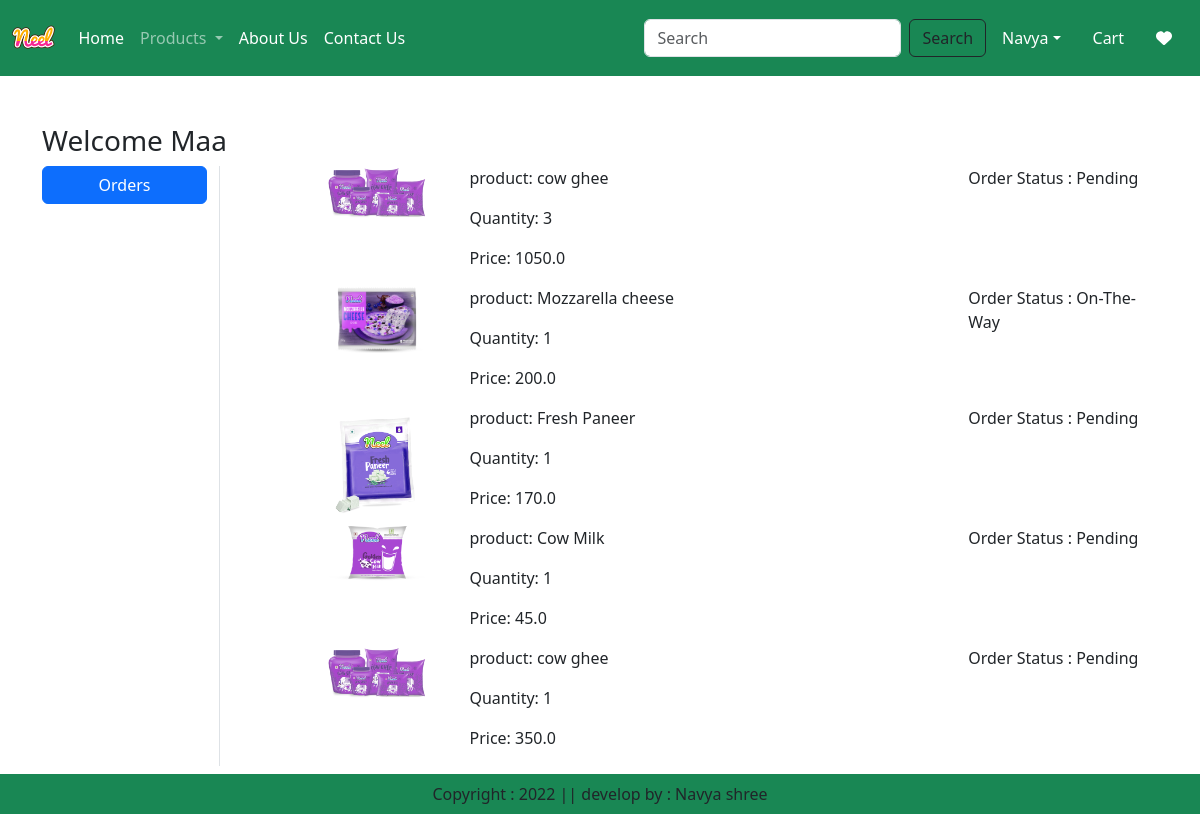
/orders/ (signed in), run on the app's committed database.
### app/models.py (models this page shows, shortened)
class OrderPlaced(models.Model):
    user = models.ForeignKey(User, on_delete=models.CASCADE)
    customer=models.ForeignKey(Customer,on_delete=models.CASCADE)
    product=models.ForeignKey(Product,on_delete=models.CASCADE)
    quantity=models.PositiveIntegerField(default=1)
    ordered_date=models.DateTimeField(auto_now_add=True)
    status=models.CharField(max_length=50,choices=STATUS_CHOICES,default='Pending')
    payment=models.ForeignKey(Payment,on_delete=models.CASCADE,default="")
    @property
    def total_cost(self):
        return self.quantity * self.product.discounted_price

class Product(models.Model):
    title=models.CharField(max_length=100)
    selling_price=models.FloatField()
    discounted_price=models.FloatField()
    description=models.TextField()
    composition=models.TextField(default='')
    prodapp=models.TextField(default='')
    category=models.CharField(choices=CATEGORY_CHOICES, max_length=2)
    product_images=models.ImageField(upload_to='product')

### app/views.py (the view)
# urls.py: path('orders/',views.orders,name='orders'),
@login_required
def orders(request):
    totalitem = 0
    wishitem=0
    if request.user.is_authenticated:
        totalitem = len(Cart.objects.filter(user=request.user))
        wishitem = len(Wishlist.objects.filter(user=request.user))
    order_placed=OrderPlaced.objects.filter(user=request.user)
    return render(request, 'app/orders.html',locals())

### app/templates/app/orders.html (shortened to what this page needs)
{% extends 'app/base.html' %}
{% load static %}
{% block main-content %}
<div class="container my-5">
    <div class="row">
        <h3>Welcome <span class="text-capitalize">{{request.user}}</span></h3>
        <div class="col-sm-2 border-end">
            <ul class="list-unstyled">
                <li class="d-grid"><a href="{% url 'orders' %}" class="btn btn-primary">Orders</a></li>
            </ul>
        </div>
        <div class="col-sm-9 offset-sm-1">
            {% for op in order_placed %}
            <div class="row">
                <div class="col-sm-2">
                    <img src="{{op.product.product_images.url}}" class="img-fluid"  height="100" width="100"/>
                </div>
                <div class="col-sm-7">
                    <p>product: {{op.product.title}}</p>
                    <p>Quantity: {{op.quantity}}</p>
                    <p>Price: {{op.total_cost}}</p>
                </div>
                <div class="col-sm-3">
                    <p>Order Status : {{op.status}}</p>
                </div>
           </div>
           {% endfor %}
        </div>
    </div>
</div>
{% endblock main-content %}

### app/templates/app/base.html (shortened to what this page needs)
<!DOCTYPE html>
{% load static %}
<html lang="en">
<head>
    <link href="https://cdn.jsdelivr.net/npm/bootstrap@5.3.3/dist/css/bootstrap.min.css" rel="stylesheet">
    <link rel="stylesheet" href="{% static 'app/css/owl.carousel.min.css' %}" />
    <link rel="stylesheet" href="{% static 'app/css/all.min.css' %}" />
    <link rel="stylesheet" href="{% static 'app/css/style.css' %}" />
</head>
<body>
    <nav class="navbar navbar-expand-lg navbar-dark bg-success">
        <div class="container-fluid">
          <a class="navbar-brand" href="#">
            <img src="{% static 'app/images/Neel.png' %}" alt="no image" weidth="70" height="50">
          </a>
          <div class="collapse navbar-collapse" id="navbarSupportedContent">
            <ul class="navbar-nav me-auto mb-2 mb-lg-0">
              {% if request.user.is_authenticated %}
              <li class="nav-item">
                <a class="nav-link active" aria-current="page" href="/">Home</a>
              </li>
              <li class="nav-item dropdown">
                <a class="nav-link dropdown-toggle" href="#" role="button" data-bs-toggle="dropdown" aria-expanded="false">
                  Products
                </a>
              </li>
              <li class="nav-item">
                <a class="nav-link text-white" href="{% url 'about' %}">About Us</a>
              </li>
              <li class="nav-item">
                <a class="nav-link text-white" href="{% url 'contact' %}">Contact Us</a>
              </li>
            </ul>
            <form class="d-flex" role="search" action="/search">
              <input class="form-control me-2" type="search" placeholder="Search" name="search" aria-label="Search">
              <button class="btn btn-outline-dark" type="submit">Search</button>
            </form>
          </div>
          <ul class="navbar-nav me-auto mb-2 mb-lg-0">
            <li class="nav-item dropdown mx-2">
                <a class="nav-link dropdown-toggle text-white" href="#" id="profileDropdown" role="button" data-bs-toggle="dropdown"
                    aria-expanded="false">Navya</a>
            </li>
            <li class="nav-item mx-2">
                <a href="{% url 'showcart' %}" class="nav-link text-white"> Cart</a>
            </li>
            <li class="nav-item mx-2">
                <a href="{% url 'showwishlist' %}" class="nav-link text-white"> <i class="fa fa-heart"></i></a>
            </li>
            {% endif %}
          </ul>
        </div>
      </nav>
      {% block main-content %}{% endblock main-content %}
      <footer class="container-fluid fixed-bottom bg-success text-center p-2 mt-5">
        Copyright : 2022 || develop by : Navya shree
      </footer>
</body>
</html>

### data on the page
OrderPlaced: product.product_images (picture), product "cow ghee", quantity "3", total_cost "1050.0", status "Pending"
OrderPlaced: product.product_images (picture), product "Mozzarella cheese", quantity "1", total_cost "200.0", status "On-The-Way"
OrderPlaced: product.product_images (picture), product "Fresh Paneer", quantity "1", total_cost "170.0", status "Pending"
OrderPlaced: product.product_images (picture), product "Cow Milk", quantity "1", total_cost "45.0", status "Pending"
OrderPlaced: product.product_images (picture), product "cow ghee", quantity "1", total_cost "350.0", status "Pending"

### other printed values
{{ request.user }} "Maa"
